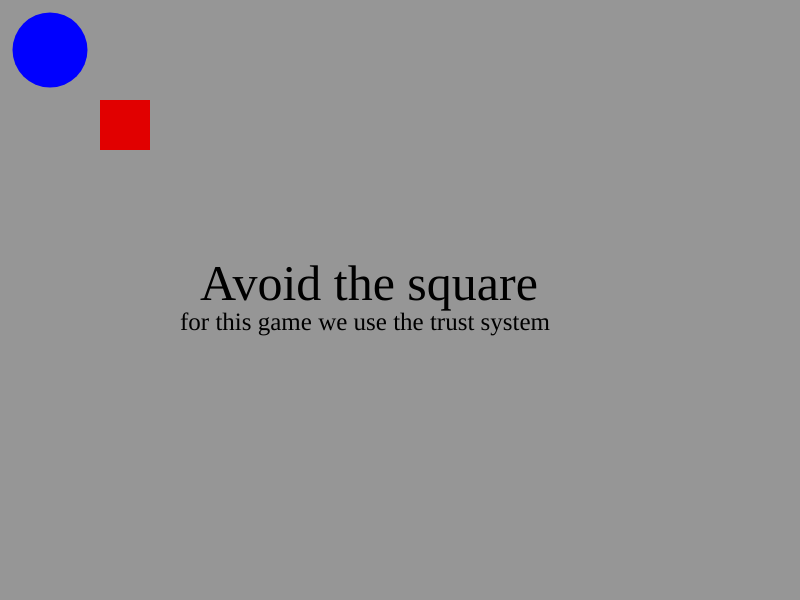
Frame 1 (no input)
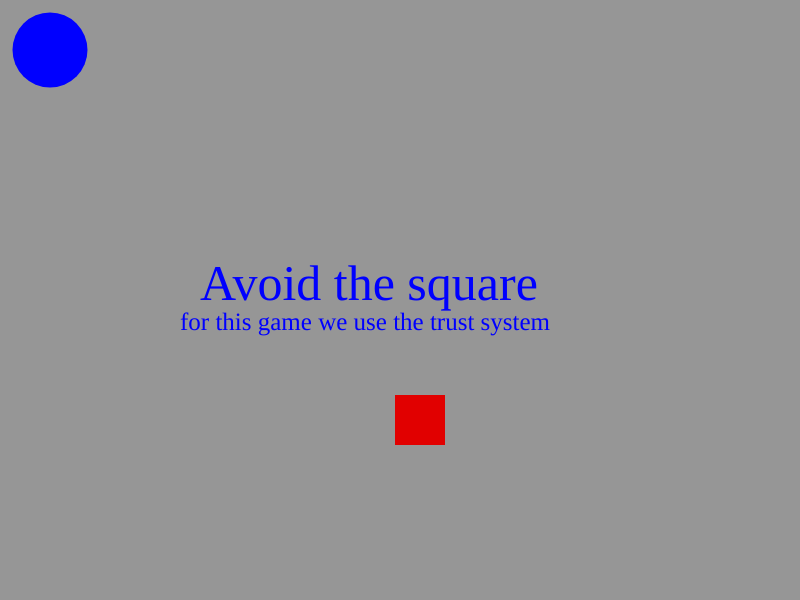
Frame 60 (no input)
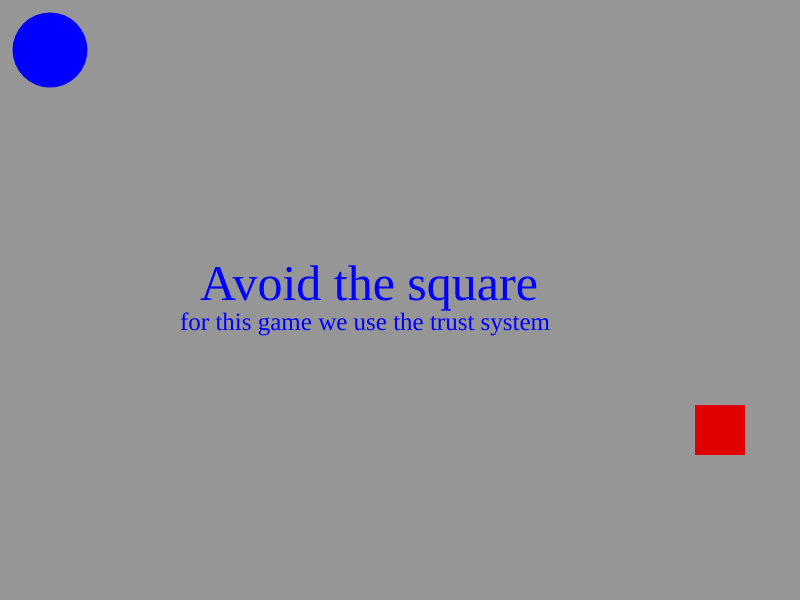
Frame 120 (the mouse pressed at the canvas centre since frame 60)

The p5.js sketch that drew these frames (run headless with seeded random() and noise() and a simulated clock; from frame 60 on, the mouse is pressed at the canvas centre):

// p5.js sketch
// ── sketch.js
//position and size of the circle
posX=50;
posY=50;
let value = 50;
let x=100;
let y=100;

let xSpeed = 5;
let ySpeed = 5;

let size = 50;

function setup(){
createCanvas(800,600);

}

function draw(){
background(150);

textSize(25)
textFont('Georgia')
text('for this game we use the trust system',180,330);	
	
textSize(50);
textFont('Georgia');
text('Avoid the square',200,300);
bounce();
fill(0,0,255);
ellipse(posX,posY,75,75);

}

function keyPressed() {

	if (keyCode == RIGHT_ARROW) {
		posX += 20;
	}
	else if (keyCode == LEFT_ARROW) {
	posX -=20;
	}
	else if (keyCode == UP_ARROW) {
		posY -=20;
	}
	else if (keyCode == DOWN_ARROW) {
		posY +=20;
	}
return false;
}

function bounce(){

	noStroke();
	fill(225,0,0);
	rect(x,y,size,size);
	//move rectangle

	x = x+xSpeed;
	y = y+ySpeed;

	if (y+size>=height || y<=0) {
	ySpeed = ySpeed*(-1);

	}

	if (x+size>=width || x<=0) {
	xSpeed = xSpeed*(-1);
	fill(0);
	}



}
